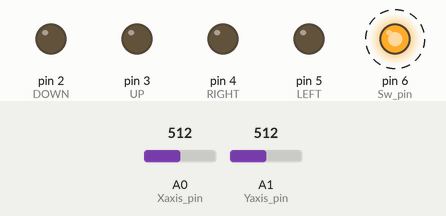
This sketch was run on a simulated Arduino Uno, built with avr-gcc and run on an emulated ATmega328P. On the bench: output pins drawn as LEDs (lit = HIGH). Dashed ring = blinking. The test bench sets the inputs (shaded band); at power-on: A0 (Xaxis_pin) = 512, A1 (Yaxis_pin) = 512. What the sketch prints to the serial monitor is not drawn.

Above: at 4.29 s.
4.3 s: A0 (Xaxis_pin) set to 104
7.3 s: A0 (Xaxis_pin) set to 90
Timing chart, 0 to 16.3 s (numbered marks = the images above; inputs shaded):
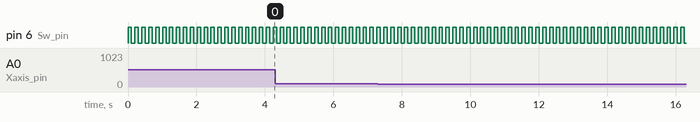

The sketch:

joystick.ino
```cpp
#define Xaxis_pin A0
#define Yaxis_pin A1
#define Sw_pin 6
#define UP 3
#define RIGHT 4
#define DOWN 2
#define LEFT 5
#define X_ANALOG A0
#define Y_ANALOG A1
#define BUZZER_PIN 6

int x_value = 0;
int y_value = 0;
int z_value = 0;

void pinModesForJoystick() {
  pinMode(Xaxis_pin, INPUT);
  pinMode(Yaxis_pin, INPUT);
  pinMode(Sw_pin, INPUT_PULLUP);
  pinMode(X_ANALOG, INPUT);
  pinMode(Y_ANALOG, INPUT);
}

void pinModesForMoves() {
  pinMode(LEFT, OUTPUT);
  pinMode(RIGHT, OUTPUT);
  pinMode(UP, OUTPUT);
  pinMode(DOWN, OUTPUT);
  pinMode(BUZZER_PIN, OUTPUT);
}

void movesStartOff() {
  digitalWrite(LEFT, LOW);
  digitalWrite(RIGHT, LOW);
  digitalWrite(UP, LOW);
  digitalWrite(DOWN, LOW);
}

void xyzValues() {
  x_value = analogRead(X_ANALOG);
  y_value = analogRead(Y_ANALOG);
  z_value = digitalRead(Sw_pin);
}

void xValues() {
  Serial.print("X-axis: ");
  Serial.print(x_value);
  Serial.print(" : ");
}

void yValues() {
  Serial.print("Y-axis: ");
  Serial.print(y_value);
  Serial.print(" : ");
}

void zValues() {
  Serial.print("Button (z_value): ");
  Serial.println(z_value);
}

void setup() {
  pinModesForJoystick();
  Serial.begin(9600);
  pinModesForMoves();
}

void loop() {
  movesStartOff();
  xyzValues();
  xValues();
  yValues();
  zValues();
  delay(100);

  if (x_value < 50) {
    digitalWrite(LEFT, HIGH);
  }
  else if (x_value > 973) {
    digitalWrite(RIGHT, HIGH);
  }

  if (y_value < 50) {
    digitalWrite(UP, HIGH);
  }
  else if (y_value > 973) {
    digitalWrite(DOWN, HIGH);
  }

  if (z_value == LOW) {
    digitalWrite(BUZZER_PIN, HIGH);
  } else {
    digitalWrite(BUZZER_PIN, LOW);
  }
}
```

Measured:
- by itself, pin 6 (Sw_pin): alternates HIGH for 0.10 s and LOW for 0.10 s
